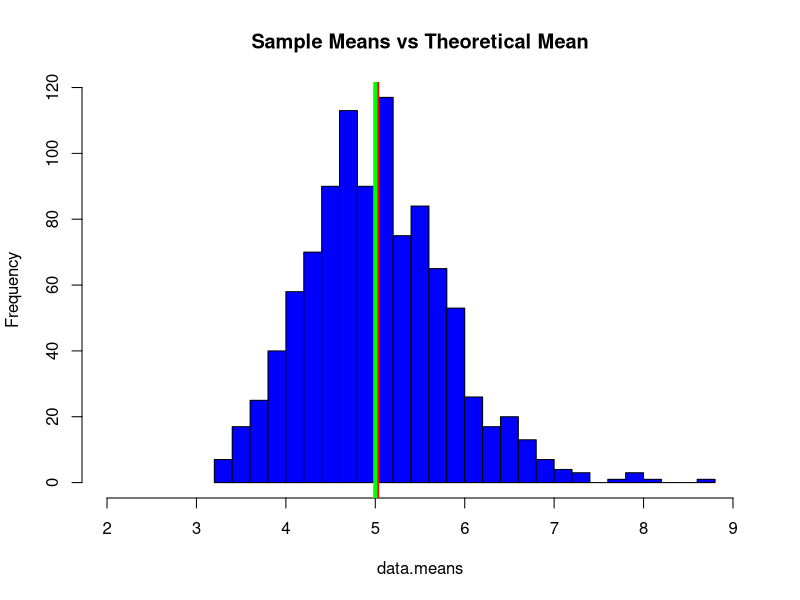
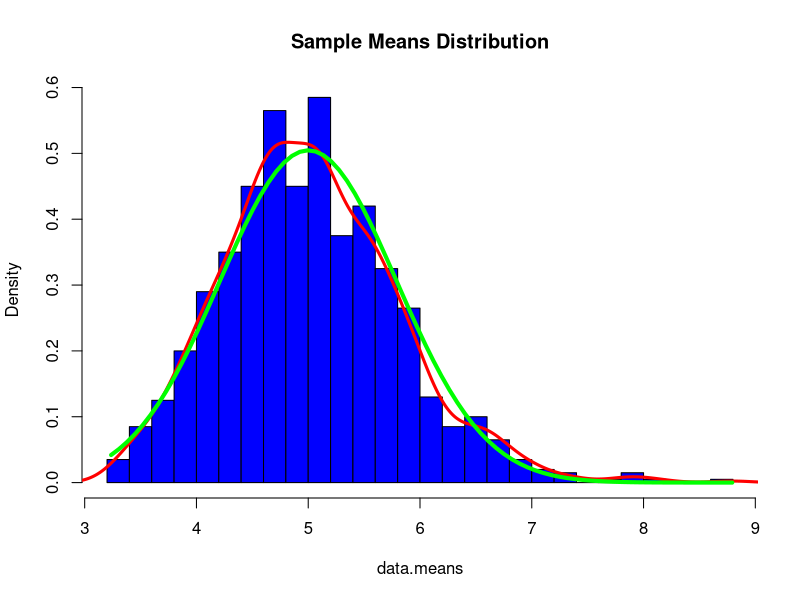

R code for these plots, in order:
## ---- chunk 1
knitr::opts_chunk$set(echo = TRUE)
## ---- chunk 2
lambda <- 0.2     # labmda
n.exp <- 40       # number of exponentials
n.sims <- 1000    # number of simulations
set.seed(2018)
## ---- chunk 3
simulation.data <- as.data.frame(replicate(n.sims, rexp(n.exp, lambda)))

## ---- chunk 4
data.means <- apply(simulation.data, 2, mean)
## ---- chunk 5
mean(data.means)
## ---- chunk 6
hist(data.means, breaks=30, xlim = c(2,9), main="Sample Means vs Theoretical Mean", col = "blue")
abline(v=mean(data.means), lwd="4", col="red")        # Simulation Mean
abline(v=5, lwd="4", col="green")        # Theoretical Mean
## ---- chunk 7
print(paste("Theoretical variance: ", round( ((1/lambda)/sqrt(n.exp))^2 ,5)))
print(paste("Sample variance: ", round(var(data.means) ,5) ))
print(paste("Theoretical standard deviation: ", round( (1/lambda)/sqrt(n.exp) ,5)))
print(paste("Sample standard deviation: ", round( sd(data.means),5)))
## ---- chunk 8
#Plotting of the mean distribution of the samples
hist(data.means, breaks = 30, prob=TRUE, col="blue", main="Sample Means Distribution")
lines(density(data.means), lwd=3, col="red")

#Plotting of the normal distribution line
x <- seq(min(data.means), max(data.means), length=2*n.exp)
y <- dnorm(x, mean=1/lambda, sd=sqrt(((1/lambda)/sqrt(n.exp))^2))
lines(x, y, pch=22, col="green", lwd=4)
